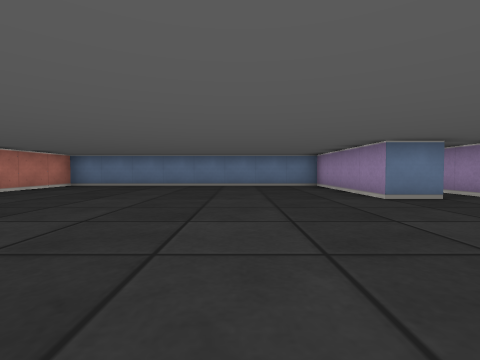
[1] (above)

16 first-person views from a walk through a cub3D level. The camera is about half as high as the walls, tilts 2° down and sees 85° across. The floor is counted in squares. Each view is taken from the middle of a square. On the plan, view 1 faces up. The plan holds only what a view shows up to about 9 squares ahead; the rest is blank.

[2]
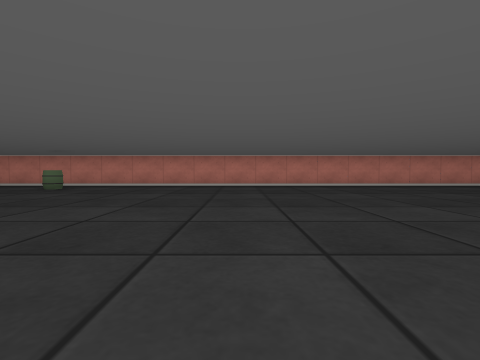

[3]
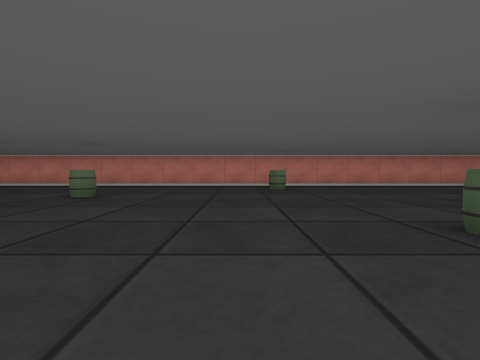

[4]
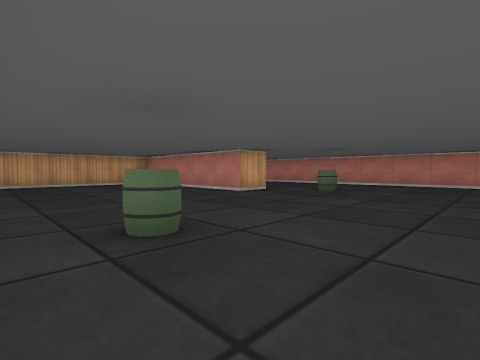

[5]
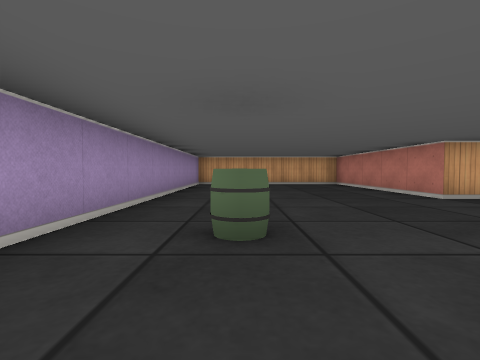

[6]
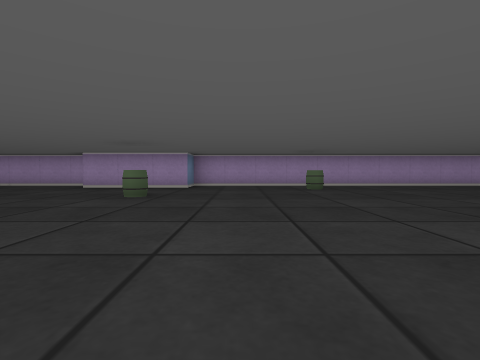

[7]
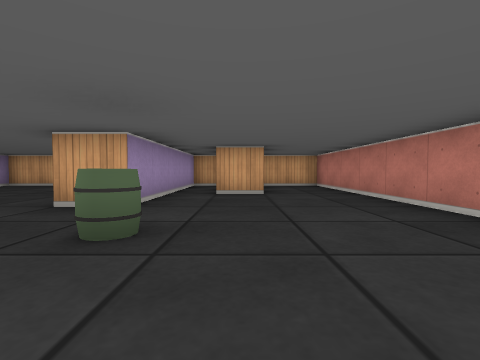

[8]
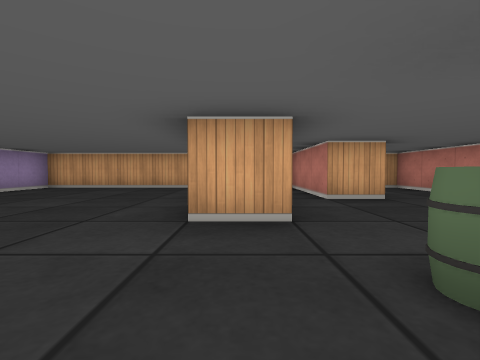

[9]
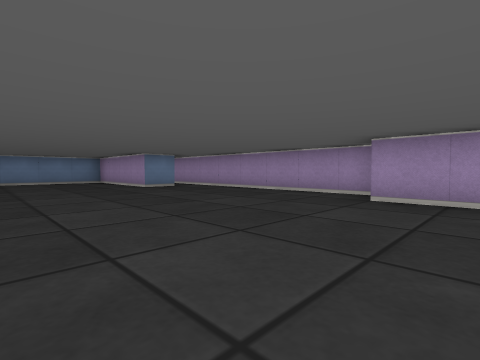

[10]
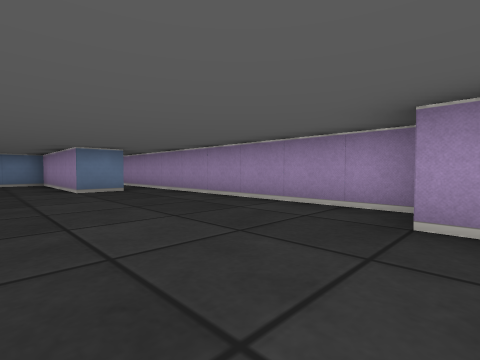

[11]
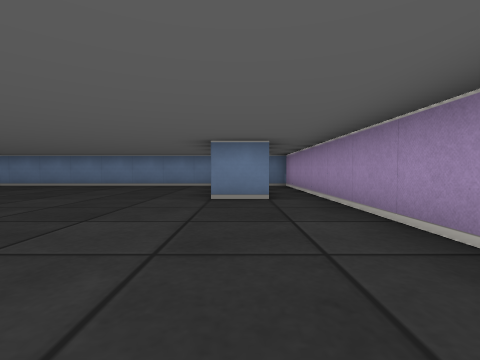

[12]
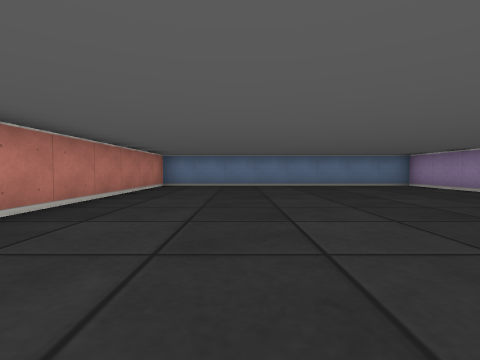

[13]
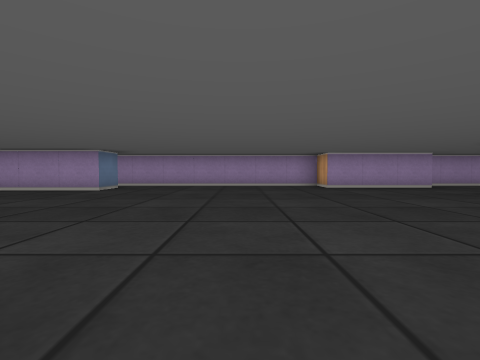

[14]
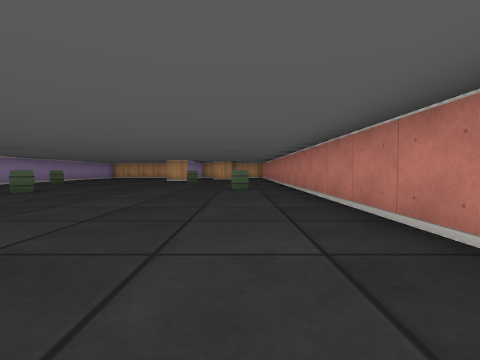

[15]
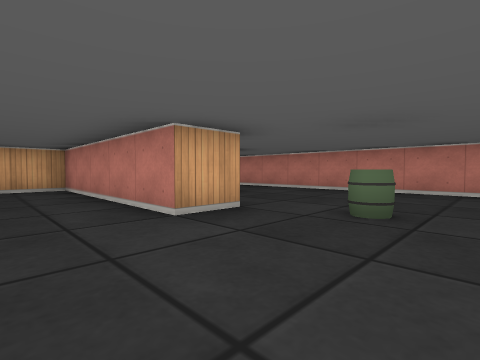

[16]
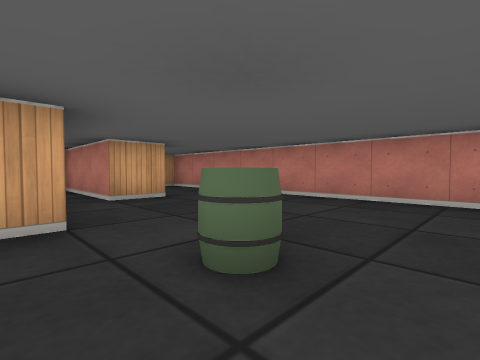

### Floor plan
Points are (right, up) in squares from view 1. A wall is a line through its corners. A room is listed if a view was taken in it or the views show most of it. See-through windows are left out.
Room 1 (views 1, 2, 3, 4, 5, 6, 7, 8, 9, 10, 11, 12, 13, 14, 15, 16)
walls: (3.6, 4.5) (2.5, 4.5) (2.5, 8.5) (-5.5, 8.5) (-5.5, -15.5) (-3.8, -15.5); (-3.6, -12.5) (-2.5, -12.5) (-2.5, -15.5); (-2.2, -15.5) (-1.5, -15.5) (-1.5, -10.5) (-0.5, -10.5) (-0.5, -15.5) (4.5, -15.5) (4.5, -4.5) (3.5, -4.5) (3.5, -1.5) (4.5, -1.5) (4.5, 8.5) (3.9, 8.5)
objects: barrel (-4, -5); barrel (-2, -9); barrel (1, -4); barrel (3, -8)

Where each view was taken, in squares from view 1:
view 1: 0 up, 0 right, facing up
view 2: 0 up, 3 right, facing left
view 3: 6 down, 3 right, facing left
view 4: 6 down, 4 right, facing down-left
view 5: 6 down, 3 right, facing down
view 6: 6 down, 4 left, facing right
view 7: 7 down, 3 left, facing down
view 8: 8 down, 1 left, facing down
view 9: 3 down, 1 left, facing up-right
view 10: 2 down, 1 right, facing up-right
view 11: 0 up, 3 right, facing up
view 12: 0 up, 3 left, facing up
view 13: 1 up, 4 left, facing right
view 14: 2 up, 4 left, facing down
view 15: 8 down, 1 right, facing down-left
view 16: 8 down, 1 left, facing down-left
